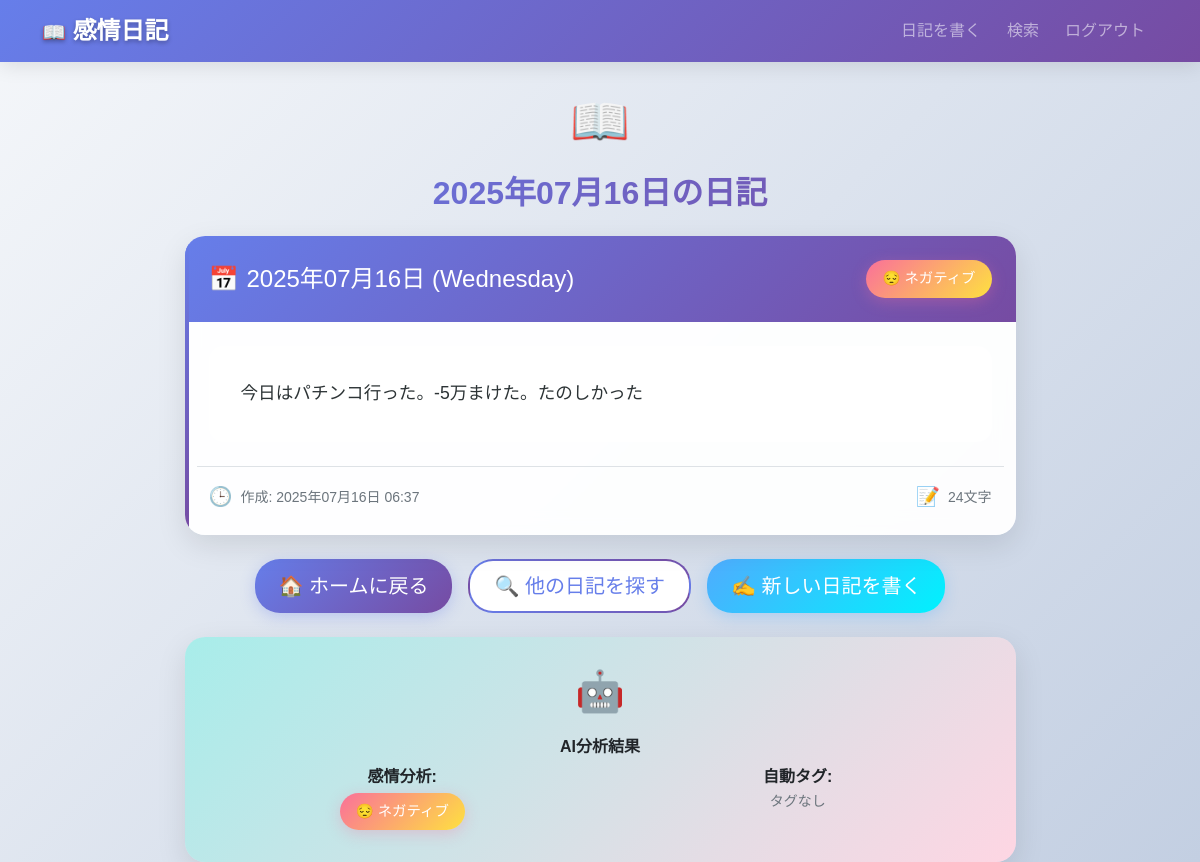
The app's page /entry/4 (signed in) with its own data.
### app/models.py (models this page shows, shortened)
class DiaryEntry(db.Model):
    id = db.Column(db.Integer, primary_key=True)
    user_id = db.Column(db.Integer, db.ForeignKey('user.id'), nullable=False)
    date = db.Column(db.Date, nullable=False, default=datetime.now)
    content = db.Column(db.Text, nullable=False)
    sentiment = db.Column(db.String(20), nullable=True)
    tags = db.Column(db.String(200), nullable=True)
    created_at = db.Column(db.DateTime, default=datetime.now)

### app/routes.py (the view)
@main.route('/entry/<int:id>')
@login_required
def view_entry(id):
    entry = DiaryEntry.query.filter_by(id=id, user_id=current_user.id).first_or_404()
    return render_template('entry.html', entry=entry)

### app/routes.py (called while the page is built)
@login_manager.user_loader
def load_user(user_id):
    return User.query.get(int(user_id))

### app/templates/entry.html (shortened to what this page needs)
{% extends "base.html" %}
{% block content %}
<div class="row justify-content-center">
    <div class="col-md-9">
        <div class="text-center mb-4">
            <div style="font-size: 3rem; margin-bottom: 1rem;">📖</div>
            <h2 style="background: var(--primary-gradient); -webkit-background-clip: text; -webkit-text-fill-color: transparent; font-weight: 700;">
                {{ entry.date.strftime('%Y年%m月%d日') }}の日記
            </h2>
        </div>
        <div class="card diary-entry mb-4">
            <div class="card-header d-flex justify-content-between align-items-center flex-wrap">
                <div class="d-flex align-items-center">
                    <div style="font-size: 1.5rem; margin-right: 0.5rem;">📅</div>
                    <h4 class="mb-0">{{ entry.date.strftime('%Y年%m月%d日 (%A)') }}</h4>
                </div>
                <span class="sentiment-{{ entry.sentiment.lower() }} mt-2 mt-md-0">
                    {% if entry.sentiment == 'Positive' %}😊 ポジティブ
                    {% elif entry.sentiment == 'Negative' %}😔 ネガティブ
                    {% else %}😐 ニュートラル
                    {% endif %}
                </span>
            </div>
            <div class="card-body p-4">
                <div class="diary-content-full mb-4">
                    <div style="background: rgba(255,255,255,0.7); padding: 2rem; border-radius: 15px; border-left: 4px solid var(--primary-gradient);">
                        <p style="white-space: pre-wrap; line-height: 1.8; font-size: 1.1rem; color: #2d3436; margin: 0;">{{ entry.content }}</p>
                    </div>
                </div>
                <div class="row mt-4 pt-3 border-top">
                    <div class="col-md-6">
                        <div class="d-flex align-items-center text-muted">
                            <div style="font-size: 1.2rem; margin-right: 0.5rem;">🕒</div>
                            <small>作成: {{ entry.created_at.strftime('%Y年%m月%d日 %H:%M') }}</small>
                        </div>
                    </div>
                    <div class="col-md-6 text-md-end">
                        <div class="d-flex align-items-center justify-content-md-end text-muted">
                            <div style="font-size: 1.2rem; margin-right: 0.5rem;">📝</div>
                            <small>{{ entry.content|length }}文字</small>
                        </div>
                    </div>
                </div>
            </div>
        </div>
        <div class="d-flex gap-3 justify-content-center mb-4">
            <a href="{{ url_for('main.index') }}" class="btn btn-primary btn-lg px-4">
                🏠 ホームに戻る
            </a>
            <a href="{{ url_for('main.search') }}" class="btn btn-outline-primary btn-lg px-4">
                🔍 他の日記を探す
            </a>
            <a href="{{ url_for('main.write_diary') }}" class="btn btn-success btn-lg px-4">
                ✍️ 新しい日記を書く
            </a>
        </div>
        <div class="card" style="background: linear-gradient(135deg, #a8edea 0%, #fed6e3 100%);">
            <div class="card-body text-center py-4">
                <div style="font-size: 2.5rem; margin-bottom: 1rem;">🤖</div>
                <h6 class="fw-bold mb-2">AI分析結果</h6>
                <div class="row">
                    <div class="col-md-6">
                        <div class="mb-2">
                            <strong>感情分析:</strong><br>
                            <span class="sentiment-{{ entry.sentiment.lower() }} d-inline-block mt-1">
                                {% if entry.sentiment == 'Positive' %}😊 ポジティブ
                                {% elif entry.sentiment == 'Negative' %}😔 ネガティブ
                                {% else %}😐 ニュートラル
                                {% endif %}
                            </span>
                        </div>
                    </div>
                    <div class="col-md-6">
                        <div class="mb-2">
                            <strong>自動タグ:</strong><br>
                            <small class="text-muted">
                                {% if entry.tags %}
                                    {{ entry.get_tags_list()|length }}個のタグを生成
                                {% else %}
                                    タグなし
                                {% endif %}
                            </small>
                        </div>
                    </div>
                </div>
            </div>
        </div>
    </div>
</div>
{% endblock %}

### app/templates/base.html (style rules this page uses)
:root { --primary-gradient: linear-gradient(135deg, #667eea 0%, #764ba2 100%); --secondary-gradient: linear-gradient(135deg, #f093fb 0%, #f5576c 100%); --success-gradient: linear-gradient(135deg, #4facfe 0%, #00f2fe 100%); --warning-gradient: linear-gradient(135deg, #43e97b 0%, #38f9d7 100%); --danger-gradient: linear-gradient(135deg, #fa709a 0%, #fee140 100%); --dark-gradient: linear-gradient(135deg, #434343 0%, #000000 100%); --card-shadow: 0 10px 30px rgba(0,0,0,0.1); --card-hover-shadow: 0 20px 40px rgba(0,0,0,0.15); }
body { font-family: 'Noto Sans JP', sans-serif; background: linear-gradient(135deg, #f5f7fa 0%, #c3cfe2 100%); min-height: 100vh; }
.card { border: none; border-radius: 20px; box-shadow: var(--card-shadow); transition: all 0.3s ease; background: rgba(255,255,255,0.95); backdrop-filter: blur(10px); overflow: hidden; }
.card-header { background: var(--primary-gradient); color: white; border: none; font-weight: 600; padding: 1.5rem; }
.card-body { padding: 2rem; }
.sentiment-negative { background: var(--danger-gradient); color: white; padding: 8px 16px; border-radius: 25px; font-weight: 500; font-size: 0.9rem; box-shadow: 0 4px 15px rgba(250, 112, 154, 0.3); }
.btn-primary { background: var(--primary-gradient); border: none; border-radius: 25px; padding: 12px 30px; font-weight: 500; transition: all 0.3s ease; box-shadow: 0 4px 15px rgba(102, 126, 234, 0.3); }
.btn-success { background: var(--success-gradient); border: none; border-radius: 25px; padding: 12px 30px; font-weight: 500; transition: all 0.3s ease; box-shadow: 0 4px 15px rgba(79, 172, 254, 0.3); }
.btn-outline-primary { border: 2px solid transparent; background: linear-gradient(white, white), var(--primary-gradient); background-clip: padding-box, border-box; color: #667eea; border-radius: 25px; padding: 10px 25px; font-weight: 500; transition: all 0.3s ease; }
.card { animation: fadeInUp 0.6s ease-out; }
.diary-entry { position: relative; overflow: hidden; }
.diary-entry::before { content: ''; position: absolute; top: 0; left: 0; width: 4px; height: 100%; background: var(--primary-gradient); }

### app/templates/entry.html (style rules this page uses)
.diary-content-full { animation: fadeInUp 0.8s ease-out; }

### records on screen
DiaryEntry: date "2025年07月16日", date "2025年07月16日 (Wednesday)", content "今日はパチンコ行った。-5万まけた。たのしかった", created_at "2025年07月16日 06:37"

### other values on screen
{{ entry.content|length }} "24"
